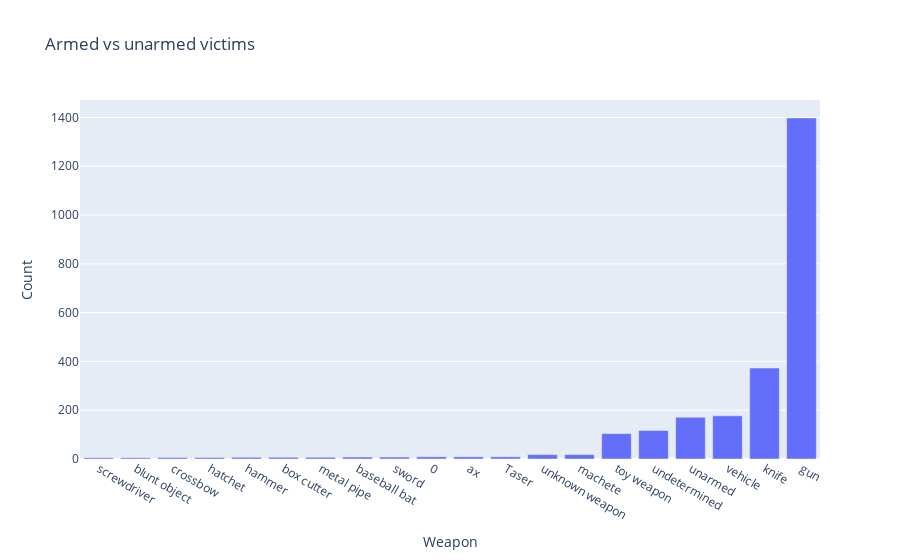

The notebook cell this image was saved under:
### Code cell
px.bar(armed_vs_unarmed[-20:], 
x='armed', 
y='id', 
labels={'armed':'Weapon','id':'Count'},title='Armed vs unarmed victims')

### Figure 1 — Plotly figure (JSON) as saved in the notebook; plotly's stock layout.template omitted (floating-point values rounded to 4 significant figures)
{"data": [{"alignmentgroup": "True", "hovertemplate": "Weapon=%{x}<br>Count=%{y}<extra></extra>", "legendgroup": "", "marker": {"color": "#636efa", "pattern": {"shape": ""}}, "name": "", "offsetgroup": "", "orientation": "v", "showlegend": false, "textposition": "auto", "type": "bar", "x": ["screwdriver", "blunt object", "crossbow", "hatchet", "hammer", "box cutter", "metal pipe", "baseball bat", "sword", 0, "ax", "Taser", "unknown weapon", "machete", "toy weapon", "undetermined", "unarmed", "vehicle", "knife", "gun"], "xaxis": "x", "y": [5, 5, 6, 6, 7, 7, 7, 8, 8, 9, 9, 9, 18, 18, 104, 117, 171, 177, 373, 1398], "yaxis": "y"}], "layout": {"barmode": "relative", "legend": {"tracegroupgap": 0}, "title": {"text": "Armed vs unarmed victims"}, "xaxis": {"anchor": "y", "domain": [0, 1], "title": {"text": "Weapon"}}, "yaxis": {"anchor": "x", "domain": [0, 1], "title": {"text": "Count"}}}}
